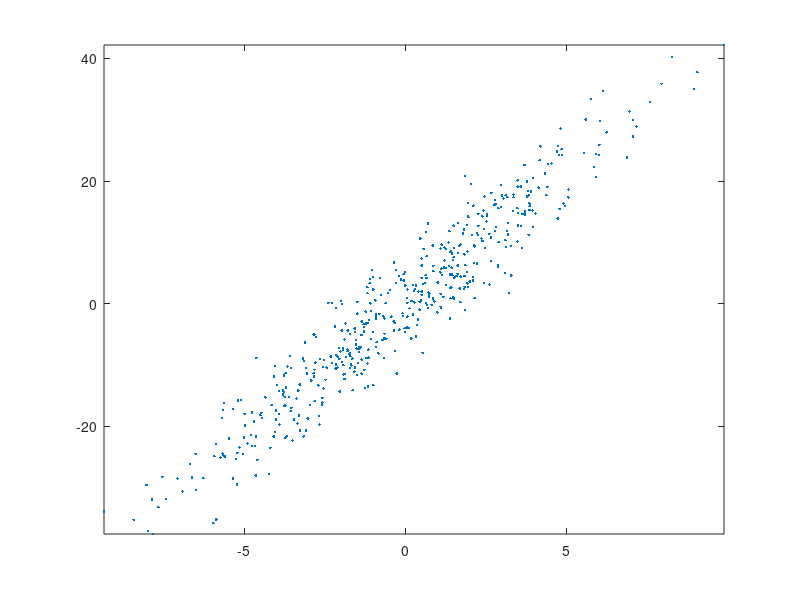

Reproduce this figure in MATLAB. (Note: this script raises an error after producing the figure.)
%Adapted from: https://www.visiondummy.com/wp-content/uploads/2014/04/error_ellipse.m

function error_ellipse(x_vals, y_vals, alpha_level, varargin)
if nargin == 0
    close all
    % Create some random data
    x = randn(500,1);
    x_vals = normrnd(randn*10.*x,1);
    y_vals = normrnd(randn*10.*x,1);
    alpha_level = .05;

    % Plot the original data
    plot(x_vals,y_vals, '.');
    hold on;
    axis tight;

    error_ellipse(x_vals, y_vals, alpha_level, 'linewidth',1,'color','r');
    return;
end

if nargin<3
    alpha_level = .05;
end

data = [x_vals(:) y_vals(:)];

% Calculate the eigenvectors and eigenvalues
covariance = robustcov(data);
[eigenvec, eigenval ] = eig(covariance);

% Get the index of the largest eigenvector
[largest_eigenvec_ind_c, ~] = find(eigenval == max(max(eigenval)));
largest_eigenvec = eigenvec(:, largest_eigenvec_ind_c);

% Get the largest eigenvalue
largest_eigenval = max(max(eigenval));

% Get the smallest eigenvector and eigenvalue
if(largest_eigenvec_ind_c == 1)
    smallest_eigenval = max(eigenval(:,2));
    smallest_eigenvec = eigenvec(:,2);
else
    smallest_eigenval = max(eigenval(:,1));
    smallest_eigenvec = eigenvec(1,:);
end


% Calculate the angle between the x-axis and the largest eigenvector
angle = atan2(largest_eigenvec(2), largest_eigenvec(1));

% Get the coordinates of the data mean
avg = mean(data);

% Get the 1-alpha% confidence interval error ellipse
chisquare_val = sqrt(chi2inv(1-alpha_level,2));
theta_grid = linspace(0,2*pi);
phi = angle;
X0=avg(1);
Y0=avg(2);
a=chisquare_val*sqrt(largest_eigenval);
b=chisquare_val*sqrt(smallest_eigenval);

% the ellipse in x and y coordinates
ellipse_x_r  = a*cos( theta_grid );
ellipse_y_r  = b*sin( theta_grid );

%Define a rotation matrix
R = [ cos(phi) sin(phi); -sin(phi) cos(phi) ];

%let's rotate the ellipse to some angle phi
r_ellipse = [ellipse_x_r;ellipse_y_r]' * R;

% Draw the error ellipse
ellipse_x = r_ellipse(:,1) + X0;
ellipse_y = r_ellipse(:,2) + Y0;
plot(ellipse_x, ellipse_y,varargin{:})

% major_axis = [ largest_eigenvec(1)*sqrt(largest_eigenval), largest_eigenvec(2)*sqrt(largest_eigenval)];
% minor_axis = [smallest_eigenvec(1)*sqrt(smallest_eigenval), smallest_eigenvec(2)*sqrt(smallest_eigenval)];
% 
% quiver(X0, Y0, major_axis(1), major_axis(2),'-m', 'LineWidth',2);
% quiver(X0, Y0, minor_axis(1), minor_axis(2), '-g', 'LineWidth',2);


